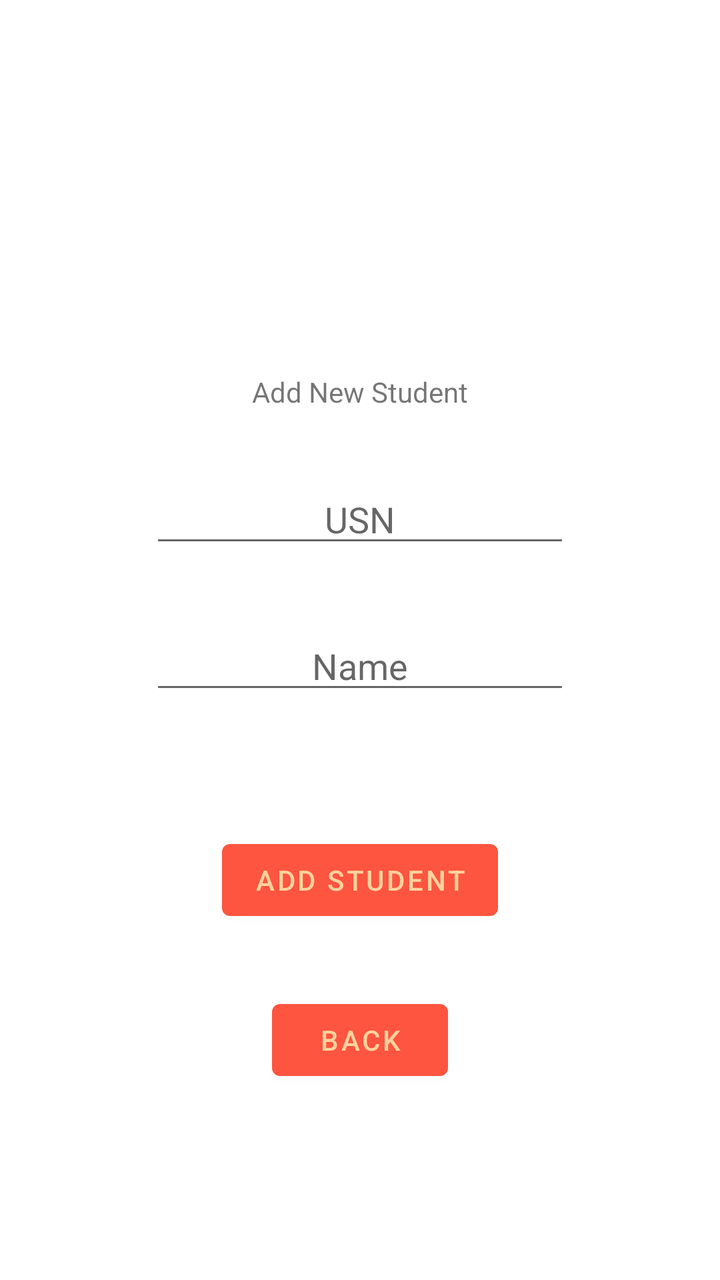
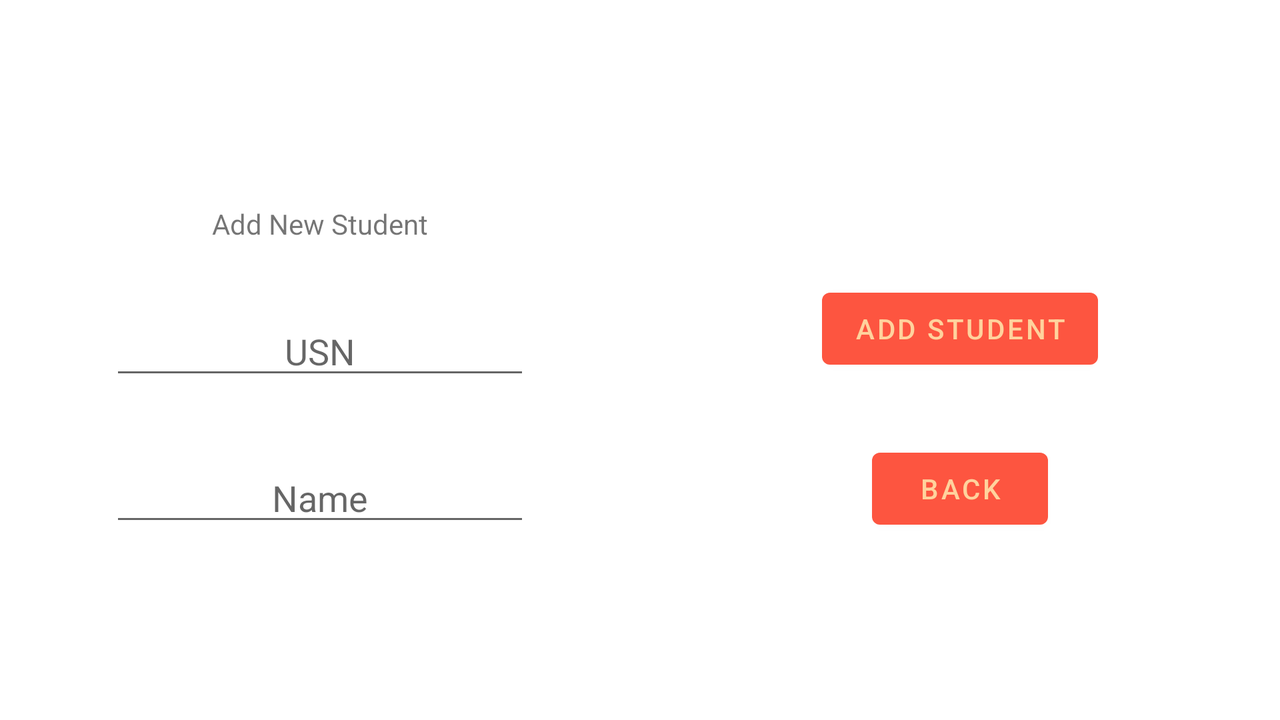

The same Android screen from two of the app's own layout files: first res/layout/ as a phone draws it, then the repository's variant for another configuration, drawn on a device whose configuration selects that folder. Both files follow.
<!-- AndroidManifest.xml: application theme Theme.LabInfoManagement -->
<!-- res/layout/activity_add_student.xml -->
<?xml version="1.0" encoding="utf-8"?>
<androidx.constraintlayout.widget.ConstraintLayout xmlns:android="http://schemas.android.com/apk/res/android"
    xmlns:app="http://schemas.android.com/apk/res-auto"
    xmlns:tools="http://schemas.android.com/tools"
    android:layout_width="match_parent"
    android:layout_height="match_parent"
    tools:context=".Add_Student">

    <Button
        android:id="@+id/button5"
        android:layout_width="wrap_content"
        android:layout_height="wrap_content"
        android:layout_marginTop="64dp"
        android:text="Add student"
        app:layout_constraintEnd_toEndOf="@+id/studentName"
        app:layout_constraintHorizontal_bias="0.498"
        app:layout_constraintStart_toStartOf="@+id/studentName"
        app:layout_constraintTop_toBottomOf="@+id/studentName" />

    <EditText
        android:id="@+id/usn"
        android:layout_width="wrap_content"
        android:layout_height="wrap_content"
        android:layout_marginTop="32dp"
        android:ems="10"
        android:hint="USN"
        android:inputType="textPersonName"
        android:textAlignment="center"
        app:layout_constraintEnd_toEndOf="@+id/textView3"
        app:layout_constraintStart_toStartOf="@+id/textView3"
        app:layout_constraintTop_toBottomOf="@+id/textView3" />

    <EditText
        android:id="@+id/studentName"
        android:layout_width="wrap_content"
        android:layout_height="wrap_content"
        android:layout_marginTop="32dp"
        android:ems="10"
        android:hint="Name"
        android:inputType="textPersonName"
        android:onClick="onAddStudentClick"
        android:textAlignment="center"
        app:layout_constraintEnd_toEndOf="@+id/usn"
        app:layout_constraintStart_toStartOf="@+id/usn"
        app:layout_constraintTop_toBottomOf="@+id/usn" />

    <TextView
        android:id="@+id/textView3"
        android:layout_width="wrap_content"
        android:layout_height="wrap_content"
        android:text="Add New Student"
        app:layout_constraintBottom_toBottomOf="parent"
        app:layout_constraintEnd_toEndOf="parent"
        app:layout_constraintHorizontal_bias="0.5"
        app:layout_constraintStart_toStartOf="parent"
        app:layout_constraintTop_toTopOf="parent"
        app:layout_constraintVertical_bias="0.3" />

    <Button
        android:id="@+id/button8"
        android:layout_width="wrap_content"
        android:layout_height="wrap_content"
        android:layout_marginTop="32dp"
        android:onClick="onBackbtnClick"
        android:text="back"
        app:layout_constraintEnd_toEndOf="@+id/button5"
        app:layout_constraintStart_toStartOf="@+id/button5"
        app:layout_constraintTop_toBottomOf="@+id/button5" />
</androidx.constraintlayout.widget.ConstraintLayout>
<!-- resources referenced by this layout -->
<resources>
  <style name="Theme.LabInfoManagement" parent="Theme.MaterialComponents.DayNight.DarkActionBar">
          
          <item name="colorPrimary">@color/terra_cotta</item>
          <item name="colorPrimaryVariant">@color/terra_cotta100</item>
          <item name="colorOnPrimary">@color/champagne</item>
          
          <item name="colorSecondary">@color/teal_200</item>
          <item name="colorSecondaryVariant">@color/teal_700</item>
          <item name="colorOnSecondary">@color/black</item>
          
          <item name="android:statusBarColor" tools:targetApi="l">?attr/colorPrimaryVariant</item>
          
      </style>
  <color name="terra_cotta">#FD5540</color>
  <color name="terra_cotta100">#ED6A5A</color>
  <color name="champagne">#FFD29D</color>
  <color name="teal_200">#FF03DAC5</color>
  <color name="teal_700">#FF018786</color>
  <color name="black">#FF000000</color>
</resources>
<!-- res/layout-land/activity_add_student.xml (the repository's variant of the layout above) -->
<!-- drawn on the phone turned sideways -->
<?xml version="1.0" encoding="utf-8"?>
<androidx.constraintlayout.widget.ConstraintLayout xmlns:android="http://schemas.android.com/apk/res/android"
    xmlns:app="http://schemas.android.com/apk/res-auto"
    xmlns:tools="http://schemas.android.com/tools"
    android:layout_width="match_parent"
    android:layout_height="match_parent"
    tools:context=".Add_Student">

    <Button
        android:id="@+id/button5"
        android:layout_width="wrap_content"
        android:layout_height="wrap_content"
        android:text="Add student"
        app:layout_constraintBottom_toBottomOf="parent"
        app:layout_constraintEnd_toEndOf="parent"
        app:layout_constraintHorizontal_bias="0.5"
        app:layout_constraintStart_toStartOf="@+id/guideline5"
        app:layout_constraintTop_toTopOf="parent"
        app:layout_constraintVertical_bias="0.45" />

    <EditText
        android:id="@+id/usn"
        android:layout_width="wrap_content"
        android:layout_height="wrap_content"
        android:layout_marginTop="32dp"
        android:ems="10"
        android:hint="USN"
        android:inputType="textPersonName"
        android:textAlignment="center"
        app:layout_constraintEnd_toEndOf="@+id/textView3"
        app:layout_constraintStart_toStartOf="@+id/textView3"
        app:layout_constraintTop_toBottomOf="@+id/textView3" />

    <EditText
        android:id="@+id/studentName"
        android:layout_width="wrap_content"
        android:layout_height="wrap_content"
        android:layout_marginTop="32dp"
        android:ems="10"
        android:hint="Name"
        android:inputType="textPersonName"
        android:onClick="onAddStudentClick"
        android:textAlignment="center"
        app:layout_constraintEnd_toEndOf="@+id/usn"
        app:layout_constraintStart_toStartOf="@+id/usn"
        app:layout_constraintTop_toBottomOf="@+id/usn" />

    <TextView
        android:id="@+id/textView3"
        android:layout_width="wrap_content"
        android:layout_height="wrap_content"
        android:text="Add New Student"
        app:layout_constraintBottom_toBottomOf="parent"
        app:layout_constraintEnd_toStartOf="@+id/guideline5"
        app:layout_constraintHorizontal_bias="0.5"
        app:layout_constraintStart_toStartOf="parent"
        app:layout_constraintTop_toTopOf="parent"
        app:layout_constraintVertical_bias="0.3" />

    <Button
        android:id="@+id/button8"
        android:layout_width="wrap_content"
        android:layout_height="wrap_content"
        android:layout_marginTop="32dp"
        android:onClick="onBackbtnClick"
        android:text="back"
        app:layout_constraintEnd_toEndOf="@+id/button5"
        app:layout_constraintStart_toStartOf="@+id/button5"
        app:layout_constraintTop_toBottomOf="@+id/button5" />

    <androidx.constraintlayout.widget.Guideline
        android:id="@+id/guideline5"
        android:layout_width="wrap_content"
        android:layout_height="wrap_content"
        android:orientation="vertical"
        app:layout_constraintGuide_percent="0.5" />
</androidx.constraintlayout.widget.ConstraintLayout>
